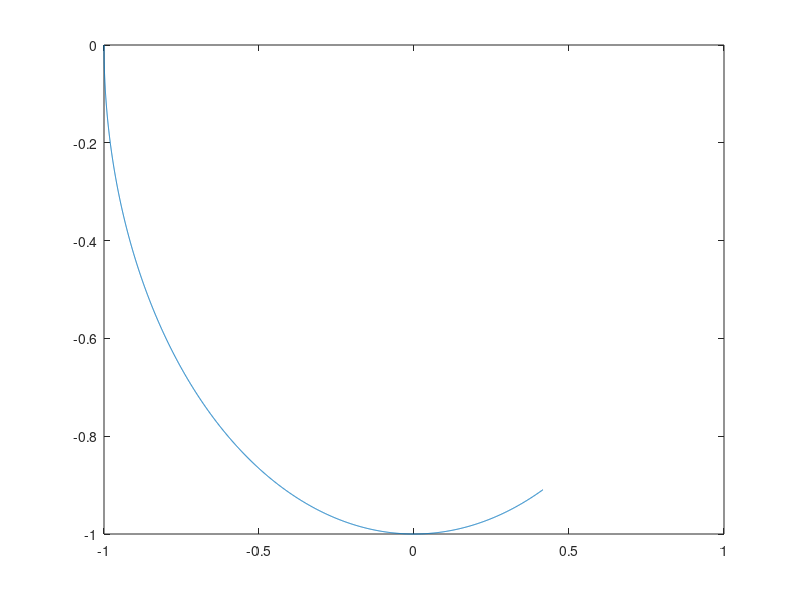

Here is the MATLAB script that generated this plot: (Note: this script raises an error after producing the figure.)
x = zeros(7,1);
P = eye(7)*100000;
Q = eye(7);%leave it like that at the moment
lt = 0:0.05:2;
lx = cos(lt);
ly = sin(lt);
ltheta = lt*0;
ldat = [lx;ly;ltheta];
lR = eye(3)*0.2;
plot(lx,ly)
daspect([1 1 1])
at = 0:0.001:2;
ax = -cos(at);
ay = -sin(at);
atheta = at*0;
adat = [ax;ay;atheta];
aR = eye(3)*10;
plot(ax,ay);

currentt = 0;
acount = 1;
lcount = 3;
maxt = 1;
xhist = [];
while(currentt < maxt)
    if(lt(lcount)<at(acount))
        %update with lidar
        dt = lt(lcount)-currentt;
        currentt = lt(acount);
        [x,P]=lidarMeasure(x,P,dt,adat(:,lcount),ldat(:,lcount-1),ldat(:,lcount-2),lR,Q);
        x
        lcount = lcount+1;
    else
        %update with IMU
        dt = at(acount)-currentt;
        currentt = at(acount);
        [x,P]=IMUMeasure(x,P,dt,adat(:,lcount), aR,Q);
        acount = acount+1;
    end
end